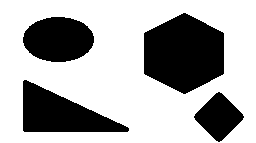
%> input picture LAB - 8/Geometrical.bmp, 256 x 143 px
$ octave a_4_1.m   (GNU Octave 9; MATLAB toolbox functions it lacks are replaced by stand-ins)
%> lines starting %> are read from the running program, lines starting %| are printed output that depends on the picture; in (x1, y1, x2, y2) boxes, pixels count from 0 and x2, y2 are one past the last pixel; in counts of white or black regions, pixels touching at a corner belong together; the program's own positions count from 1
%> `img = imread('Geometrical.bmp');`: img: size 143x256 logical; 67.6% white; 4 black regions, box (x1, y1, x2, y2) and area: (144, 13, 224, 94) 4904, (23, 80, 129, 132) 3042, (23, 17, 94, 62) 2509, (194, 92, 244, 142) 1388
### LAB - 8/convolutionErosion.m
function outputImg = convolutionErosion(img, s)
    s = getnhood(s);
    [m, n] = size(s);
    radius = floor(m / 2);
    [r, c] = size(img);
%> r = 143; c = 256

    img = padarray(img, [radius, radius], 0, 'both');
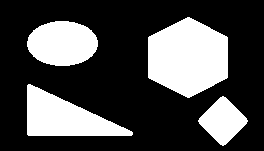
%> img: size 151x264 logical; 29.7% white; 4 white regions, box (x1, y1, x2, y2) and area: (148, 17, 228, 98) 4904, (27, 84, 133, 136) 3042, (27, 21, 98, 66) 2509, (198, 96, 248, 146) 1388
    new_img = zeros(r, c);
    for i = radius + 1 : r
        for j = radius + 1 : c
            subimg = img((i - radius):(i + radius), (j - radius):(j + radius));

            if bitand(subimg, s) == s
                new_img(i - radius, j - radius) = 1;
            else
                new_img(i - radius, j - radius) = 0;
            end
        end
    end
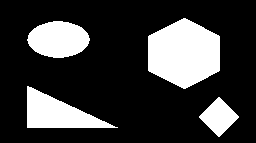
%> new_img: size 143x256 double; values 0 (black) and 1 (white), 22.9% white; 4 white regions, box (x1, y1, x2, y2) and area: (148, 18, 220, 89) 3838, (27, 86, 118, 128) 1951, (27, 21, 90, 58) 1764, (199, 97, 239, 137) 840
    outputImg = (new_img);
end

### LAB - 8/a_4_1.m
img = imread('Geometrical.bmp');
img = im2bw(img);
img = imcomplement(img);

subplot(2, 3, 1);
imshow(img);
title('Original Image');

s = strel('Disk', 5);

erosionImg = convolutionErosion(img, s);
subplot(2, 3, 2);
imshow(erosionImg);
title('Erosed Image');


subplot(2, 3, 3);
imshow(img - erosionImg);
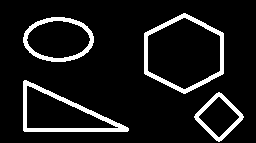
%> displayed picture: size 143x256, on the screen's scale of 0 to 255; 9.4% white; 4 white regions, box (x1, y1, x2, y2) and area: (23, 80, 129, 132) 1091, (144, 13, 224, 94) 1066, (23, 17, 94, 62) 745, (194, 92, 244, 142) 548
title('Boundary Extraction');

$ run again, with LAB - 8/banana.bmp copied over LAB - 8/Geometrical.bmp
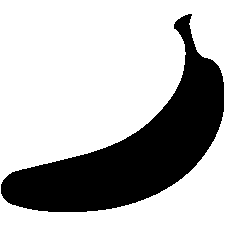
%> input picture LAB - 8/banana.bmp, 225 x 225 px
%> after the loop in convolutionErosion, `for i = radius + 1 : r`:
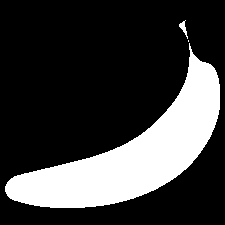
%> new_img: size 225x225 double; values 0 (black) and 1 (white), 23.9% white; 3 white regions (1 under 20 px), largest, box (x1, y1, x2, y2) and area: (5, 43, 220, 208) 12059, (179, 20, 188, 39) 63
%> `imshow(img - erosionImg);`:
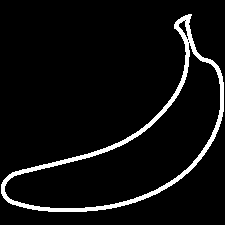
%> displayed picture: size 225x225, on the screen's scale of 0 to 255; 5.8% white; 1 white region, box (x1, y1, x2, y2) and area: (1, 14, 224, 212) 2940
